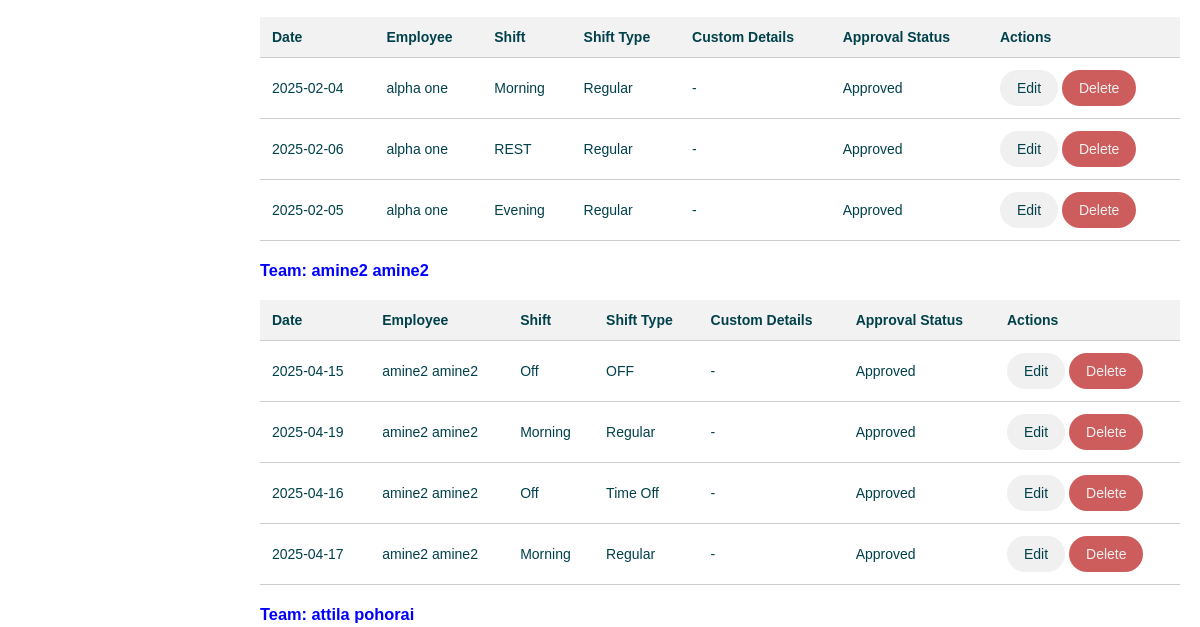
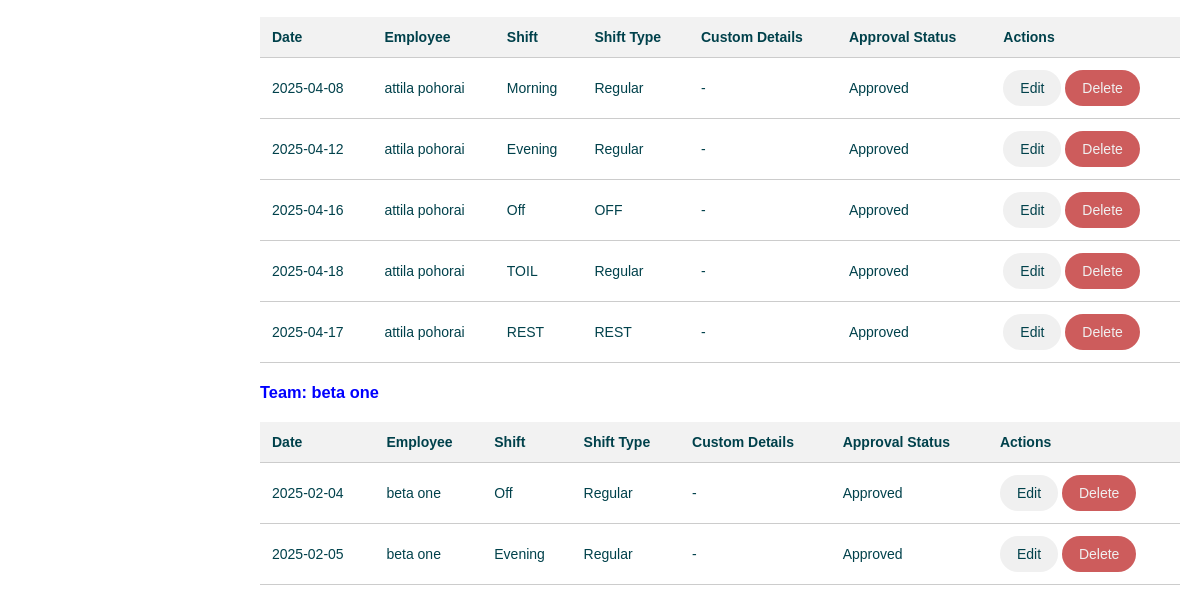
Page /employee_shifts/ (signed in, lower part) on the earlier database version (2 pictures, top to bottom).
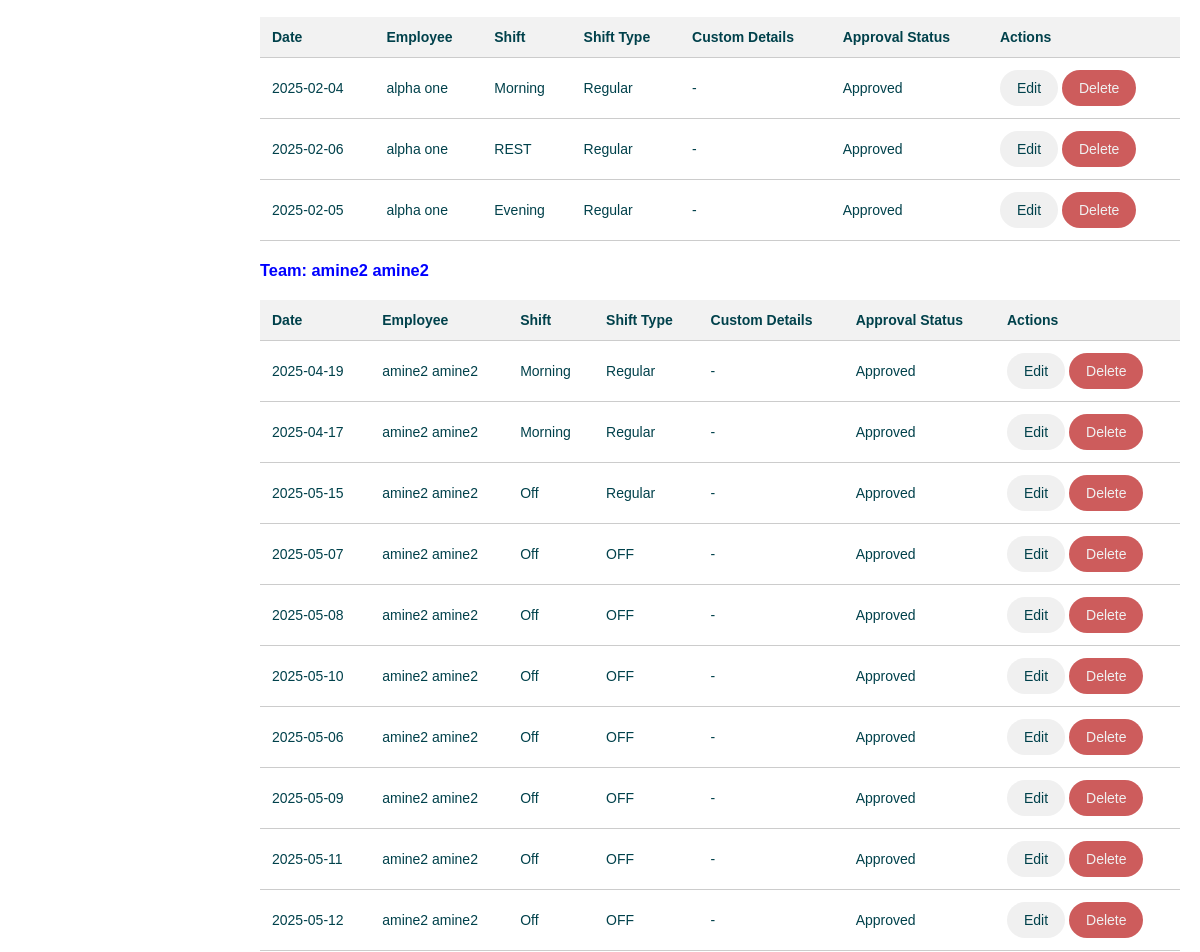
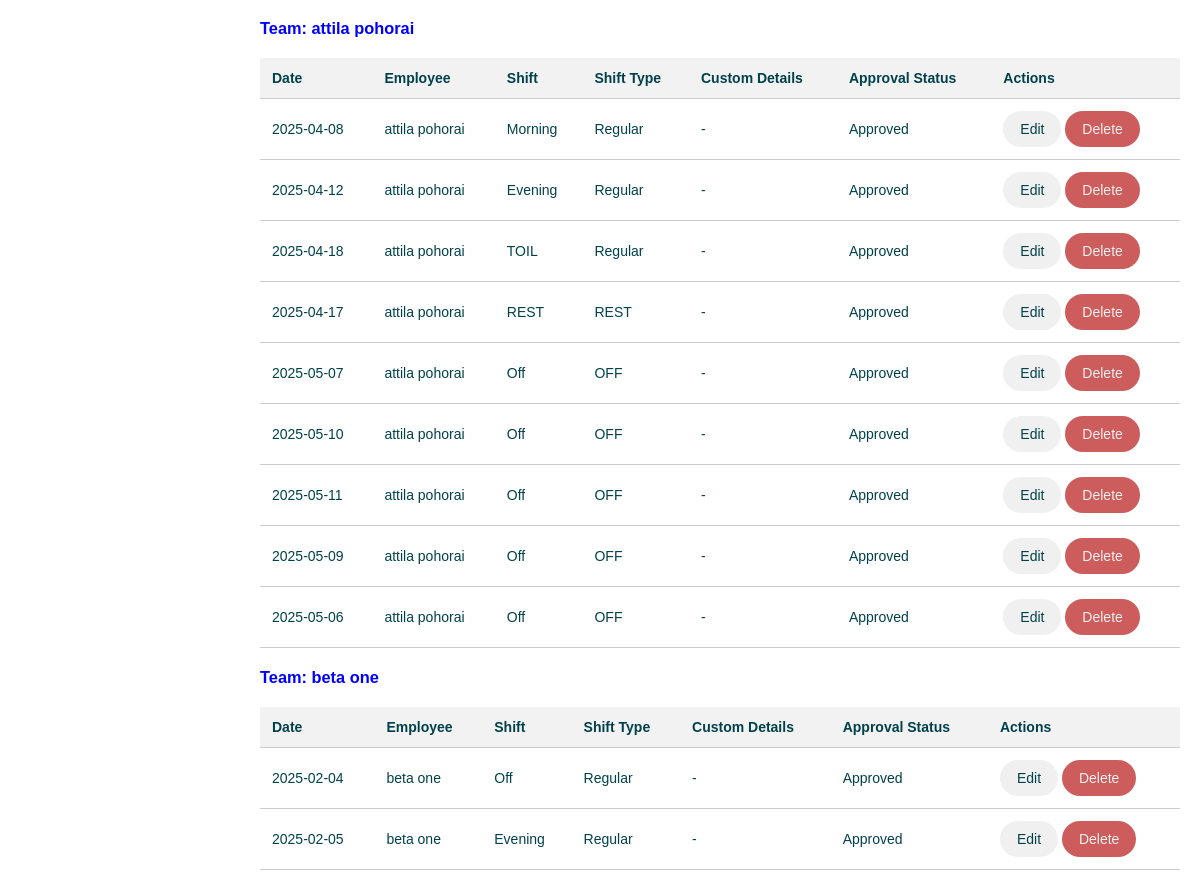
Same page on the later database version (2 pictures, top to bottom).
### tables this page shows
CREATE TABLE employee_shift (
                id INTEGER PRIMARY KEY AUTOINCREMENT,
                employee_id INTEGER NOT NULL,
                shift_id INTEGER NOT NULL,
                date DATE NOT NULL,
                actual_start_time TIME,
                actual_end_time TIME,
                overtime_hours TEXT DEFAULT '00:00',
                request_status TEXT DEFAULT 'NONE', start_time TEXT DEFAULT '00:00', end_time TEXT DEFAULT '00:00', shift_type TEXT DEFAULT 'Regular', custom_details TEXT DEFAULT NULL, approval_status TEXT DEFAULT 'Approved',
                FOREIGN KEY (employee_id) REFERENCES "employees_old"(id),
                FOREIGN KEY (shift_id) REFERENCES shifts(id)
            );

CREATE TABLE "shifts" (
            id INTEGER PRIMARY KEY AUTOINCREMENT,
            name TEXT NOT NULL,
            start_time TEXT,
            end_time TEXT,
            bg_color TEXT NOT NULL,
            text_color TEXT DEFAULT '#000000',
            is_active BOOLEAN NOT NULL DEFAULT 1
        );

### app/routes/employee_shift.py (the view)
@employee_shift_bp.route('/')
@login_required
def index():
    employee_shifts = employee_shift_service.get_all_employee_shifts()
    employees = employee_service.get_all_employees()
    shifts = shift_service.get_all_active_shifts()
    for team, shift_list in employee_shifts['shifts_by_team'].items():
        for shift in shift_list:
            print(f"DEBUG: Employee: {shift['employee_name']}, Date: {shift['employee_shift']['date']}, Start: {shift['employee_shift']['start_time']}, End: {shift['employee_shift']['end_time']}")
    return render_template('employee_shifts/employee_shifts.html',
                           employee_shifts=employee_shifts,
                           employees=employees,
                           shifts=shifts,
                           active='employee_shifts')

### app/database/db.py (called while the page is built)
def get_db():
    db = sqlite3.connect(Config.DATABASE)
    db.row_factory = sqlite3.Row
    return db

### app/models/employee.py (called while the page is built)
    @property
    def fullname(self):
        return f'{self.first} {self.last}'

### app/models/user.py (called while the page is built)
    @property
    def is_authenticated(self):
        return True

    def is_manager(self):
        return self.role == 'manager'

### app/services/employee_service.py (called while the page is built)
def get_all_employees():
    db = get_db()
    try:
        rows = db.execute('SELECT * FROM employees').fetchall()
        return [Employee(row['first_name'], row['last_name'], row['team'], row['id']) for row in rows]
    except Exception as e:
        print(f"Error fetching employees: {e}")
        return []
    finally:
        db.close()

### app/services/shift_service.py (called while the page is built)
def get_all_active_shifts():
    db = get_db()
    try:
        rows = db.execute('SELECT * FROM shifts WHERE is_active = 1').fetchall()
        return [Shift(row['name'], row['bg_color'], row['text_color'], row['start_time'], row['end_time'],
                      row['id'], row['is_active']) for row in rows]
    except Exception as e:
        print(f"Error fetching active shifts: {e}")
        return []
    finally:
        db.close()

### app/services/user_service.py (called while the page is built)
def get_user_by_id(user_id):
    db = get_db()
    try:
        row = db.execute('SELECT * FROM users WHERE id = ?', (user_id, )).fetchone()
        if row:
            print(f"User data: id={row[0]}, username={row[1]}, employee_id={row[3]}, is_active={row[4]}, role={row[5]}")
            return User(row[0], row[1], row[2], row[3], row[4], row[5])
    except Exception as e:
        print("get_user_by_id: User not found")
        return False
    finally:
        db.close()

### app/templates/employee_shifts/employee_shifts.html (shortened to what this page needs)
{% extends 'layout.html' %}
{% block content %}
{% if employee_shifts.shifts_by_team %}
    {% for team, shifts in employee_shifts.shifts_by_team.items() %}
        {% if shifts %}
            <h3 style="color: blue; margin-top: 20px;">Team: {{ team }}</h3>
            <table>
                <thead>
                    <tr>
                        <th>Date</th>
                        <th>Employee</th>
                        <th>Shift</th>
                        <th>Shift Type</th>
                        <th>Custom Details</th>
                        <th>Approval Status</th>
                        <th>Actions</th>
                    </tr>
                </thead>
                <tbody>
                    {% for data in shifts %}
                        <tr>
                            <td>{{ data.employee_shift.date }}</td>
                            <td>{{ data.employee_name }}</td>
                            <td>{{ data.shift_name }}</td>
                            <td>{{ data.employee_shift.shift_type }}</td>
                            <td>
                                {% if data.employee_shift.custom_details %}
                                    {{ data.employee_shift.custom_details }}
                                {% else %}
                                    -
                                {% endif %}
                            </td>
                            <td>
                                {% if data.employee_shift.shift_type == 'Time Off' and data.employee_shift.approval_status == 'Pending' %}
                                    <form action="{{ url_for('employee_shift.approve_request', id=data.employee_shift.id) }}" method="post" style="display:inline;">
                                        <button type="submit" class="btn btn-success">Approve</button>
                                    </form>
                                    <form action="{{ url_for('employee_shift.reject_request', id=data.employee_shift.id) }}" method="post" style="display:inline;">
                                        <button type="submit" class="btn btn-danger">Reject</button>
                                    </form>
                                {% else %}
                                    {{ data.employee_shift.approval_status }}
                                {% endif %}
                            </td>
                            <td>
                                <a href="{{ url_for('employee_shift.edit_assignment', id=data.employee_shift.id) }}" class="edit-button">Edit</a>
                                <a href="{{ url_for('employee_shift.delete_assignment', id=data.employee_shift.id) }}" class="delete-button"
                                onclick="return confirm('Are you sure you want to delete this shift?');">Delete</a>
                            </td>
                        </tr>
                    {% endfor %}
                </tbody>
            </table>
        {% endif %}
    {% endfor %}
{% else %}
    <p>No shift data available.</p>
{% endif %}
{% endblock %}

### app/templates/layout.html (shortened to what this page needs)
<!DOCTYPE html>
<html lang="en">
<head>
    <link rel="stylesheet" href="{{ url_for('static', filename='css/styles.css') }}">
</head>
<body>
    <div class="container">
        <div class="content">
            {% block content %}{% endblock %}
        </div>
    </div>
</body>
</html>

### app/static/css/styles.css (style rules this page uses)
body { font-family: 'Arial', sans-serif; margin: 0; padding: 0; background-color: #ffffff; color: #00414B; }
h1, h2, h3, p { color: #00414B; }
.container { display: flex; min-height: 100vh; width: 100%; }
.content { flex-grow: 1; padding: 20px; margin-top: 20px; overflow-x: auto; }

### app/static/css/button.css (style rules this page uses)
form button, .delete-button, .cancel-button, .edit-button, .logout-button, .yellow-button, .blue-button { border-radius: 25px; border: none; cursor: pointer; text-decoration: none; display: inline-block; }
.delete-button { background-color: indianred; color: #f0f0f0; }
.cancel-button, .edit-button, .logout-button { background-color: #f0f0f0; color: #00414B; margin-left: 10px; }
.edit-button { margin-left: 0px; }

### app/static/css/table.css (style rules this page uses)
table { width: 100%; border-collapse: separate; margin-top: 20px; border-spacing: 0; border-radius: 100px; }
th { background-color: #f2f2f2; color: #00414B; }

### app/static/css/media.css (style rules this page uses)
@media screen and (min-width: 1024px) and (max-width: 1366px) { body, form button { font-size: 14px; } }
@media screen and (min-width: 1024px) and (max-width: 1366px) { form button, .delete-button, .cancel-button, .edit-button, .logout-button, .yellow-button, .blue-button { padding: 10px 17px; } }

Differences in the rows shown:
removed employee_shift: employee_shift "2025-04-15", employee_name "amine2 amine2", shift_name "Off", employee_shift.shift_type "OFF", employee_shift.approval_status "Approved"
removed employee_shift: employee_shift "2025-04-16", employee_name "amine2 amine2", shift_name "Off", employee_shift.shift_type "Time Off", employee_shift.approval_status "Approved"
removed employee_shift: employee_shift "2025-04-16", employee_name "attila pohorai", shift_name "Off", employee_shift.shift_type "OFF", employee_shift.approval_status "Approved"
added employee_shift: employee_shift "2025-05-15", employee_name "amine2 amine2", shift_name "Off", employee_shift.shift_type "Regular", employee_shift.approval_status "Approved"
added employee_shift: employee_shift "2025-05-07", employee_name "amine2 amine2", shift_name "Off", employee_shift.shift_type "OFF", employee_shift.approval_status "Approved"
added employee_shift: employee_shift "2025-05-08", employee_name "amine2 amine2", shift_name "Off", employee_shift.shift_type "OFF", employee_shift.approval_status "Approved"
added employee_shift: employee_shift "2025-05-10", employee_name "amine2 amine2", shift_name "Off", employee_shift.shift_type "OFF", employee_shift.approval_status "Approved"
added employee_shift: employee_shift "2025-05-06", employee_name "amine2 amine2", shift_name "Off", employee_shift.shift_type "OFF", employee_shift.approval_status "Approved"
added employee_shift: employee_shift "2025-05-09", employee_name "amine2 amine2", shift_name "Off", employee_shift.shift_type "OFF", employee_shift.approval_status "Approved"
added employee_shift: employee_shift "2025-05-11", employee_name "amine2 amine2", shift_name "Off", employee_shift.shift_type "OFF", employee_shift.approval_status "Approved"
added employee_shift: employee_shift "2025-05-12", employee_name "amine2 amine2", shift_name "Off", employee_shift.shift_type "OFF", employee_shift.approval_status "Approved"
added employee_shift: employee_shift "2025-05-07", employee_name "attila pohorai", shift_name "Off", employee_shift.shift_type "OFF", employee_shift.approval_status "Approved"
added employee_shift: employee_shift "2025-05-10", employee_name "attila pohorai", shift_name "Off", employee_shift.shift_type "OFF", employee_shift.approval_status "Approved"
added employee_shift: employee_shift "2025-05-11", employee_name "attila pohorai", shift_name "Off", employee_shift.shift_type "OFF", employee_shift.approval_status "Approved"
added employee_shift: employee_shift "2025-05-09", employee_name "attila pohorai", shift_name "Off", employee_shift.shift_type "OFF", employee_shift.approval_status "Approved"
added employee_shift: employee_shift "2025-05-06", employee_name "attila pohorai", shift_name "Off", employee_shift.shift_type "OFF", employee_shift.approval_status "Approved"
